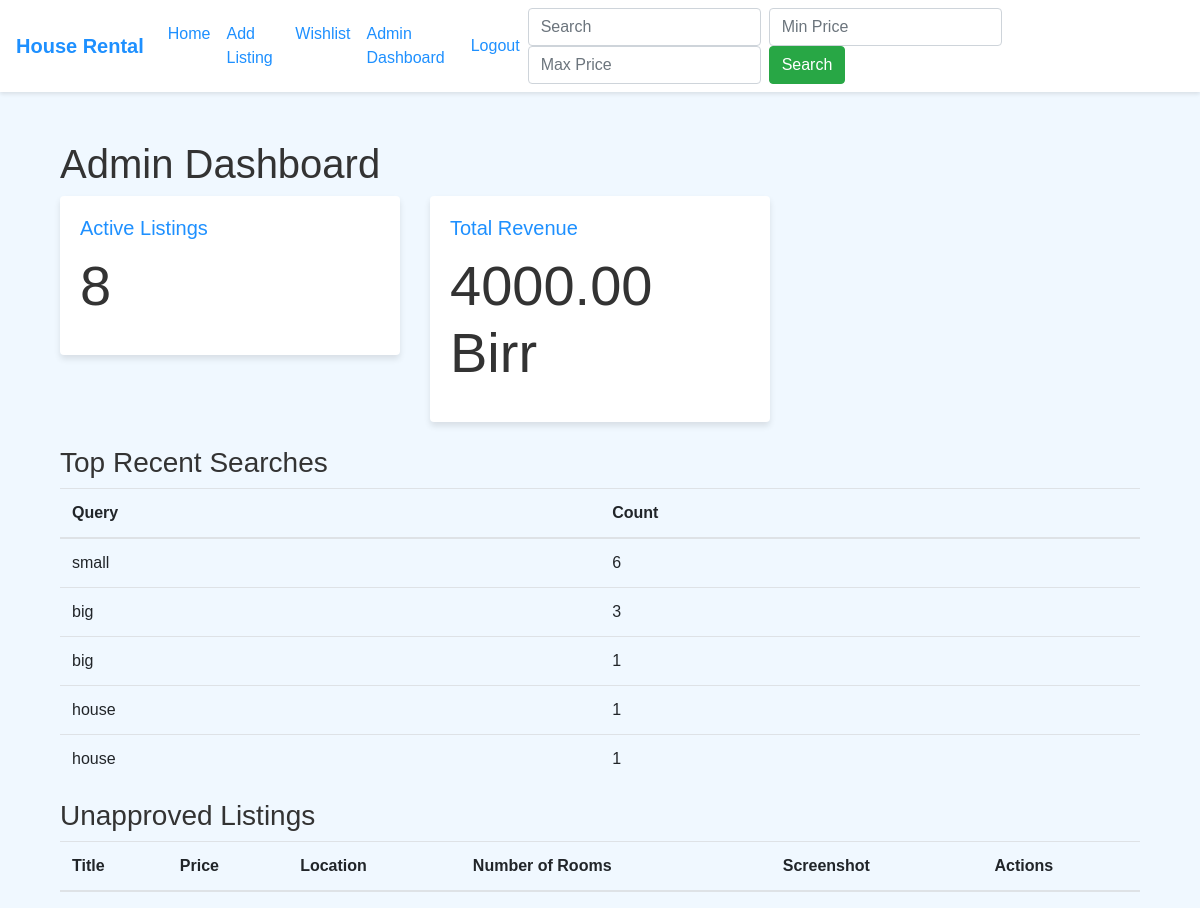
The page /admin_dashboard (signed in) on the database as committed earlier.
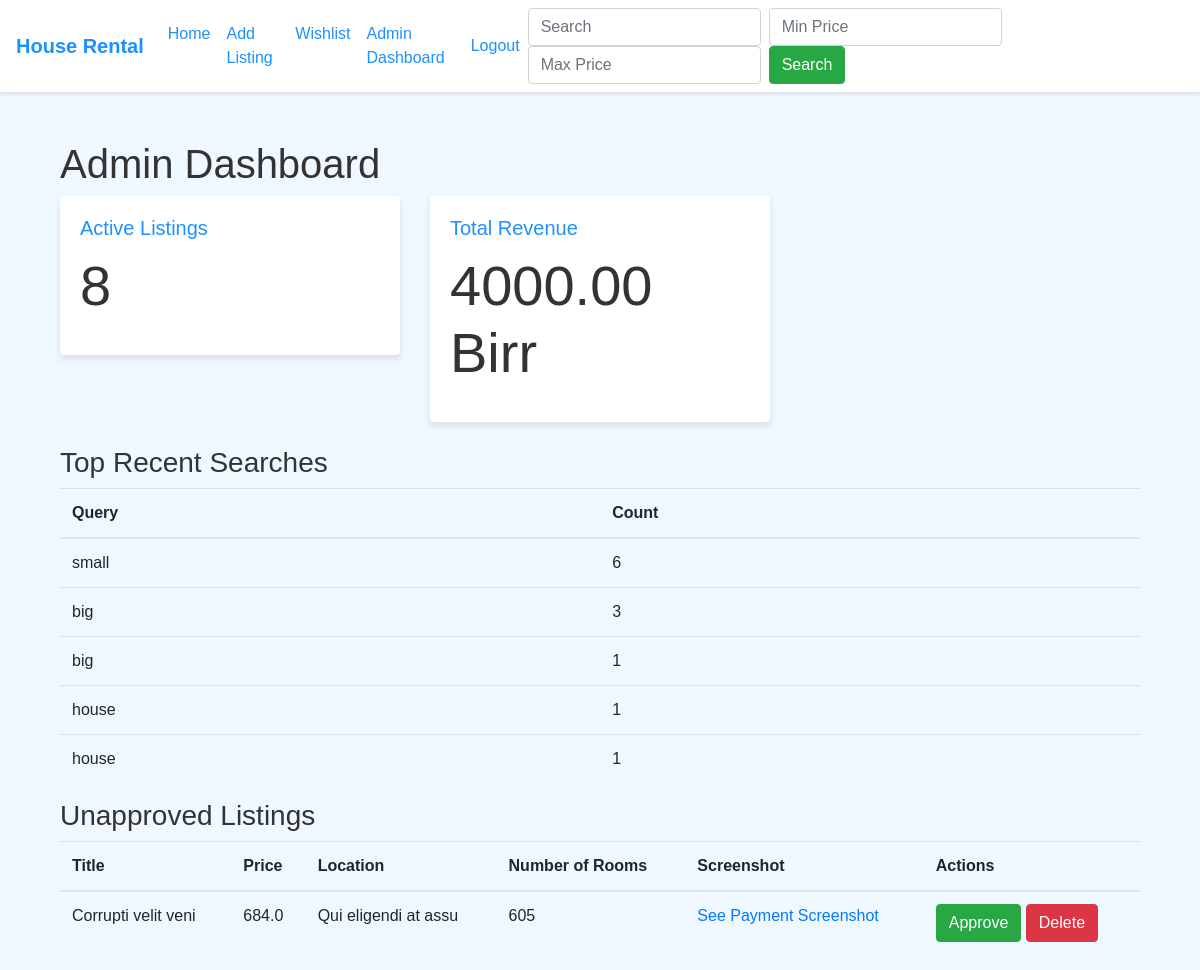
The same page on the database as committed later.
### app.py (models this page shows)
class SearchTrend(db.Model):
    id = db.Column(db.Integer, primary_key=True)
    query = db.Column(db.String(100), nullable=False)
    count = db.Column(db.Integer, nullable=False)

class HouseListing(db.Model):
    id = db.Column(db.Integer, primary_key=True)
    title = db.Column(db.String(100), nullable=False)
    price = db.Column(db.Float, nullable=False)
    location = db.Column(db.String(100), nullable=False)
    number_of_rooms = db.Column(db.Integer, nullable=False)
    amenities = db.Column(db.String(200))
    user_id = db.Column(db.Integer, db.ForeignKey('user.id'), nullable=False)
    contact = db.Column(db.String(100))
    images = db.relationship('Image', backref='house_listing', lazy=True)
    screenshot = db.relationship('Screenshot', backref='house_listing', lazy=True)
    payDate = db.Column(db.String, nullable=True)

### app.py (the view)
@app.route("/admin_dashboard", methods=['GET'])
@login_required
def admin_dashboard():
    if not current_user.is_authenticated:
        flash('Please log in to access the admin dashboard.', 'error')
        return redirect(url_for('login'))
    if current_user.role != 'admin':
        flash('You are not authorized to access the admin dashboard.', 'error')
        return redirect(url_for('home'))
    active_listings = HouseListing.query.filter(HouseListing.payDate != None).count()
    revenue = active_listings * 500  # Assuming each listing costs 500 birr
    unapproved_listings = HouseListing.query.filter(HouseListing.payDate.is_(None)).all()
    search_trends =  db.session.query(SearchTrend).order_by(SearchTrend.count.desc()).limit(5).all()
    return render_template('admin_dashboard.html',
                           active_listings=active_listings,
                           revenue=revenue,
                           search_trends=search_trends,
                           unapproved_listings=unapproved_listings
                           )

### app.py (called while the page is built)
@login_manager.user_loader
def load_user(user_id):
    return User.query.get(int(user_id))

### templates/admin_dashboard.html (shortened to what this page needs)
{% extends "base.html" %}
{% block content %}
<!DOCTYPE html>
<html lang="en">
<head>
</head>
<body>
    <div class="container mt-4">
        <h1>Admin Dashboard</h1>
        <div class="row mb-4">
            <div class="col-md-4">
                <div class="card">
                    <div class="card-body">
                        <h5 class="card-title">Active Listings</h5>
                        <p class="display-4">{{ active_listings }}</p>
                    </div>
                </div>
            </div>
            <div class="col-md-4">
                <div class="card">
                    <div class="card-body">
                        <h5 class="card-title">Total Revenue</h5>
                        <p class="display-4">{{ "%.2f"|format(revenue) }} Birr</p>
                    </div>
                </div>
            </div>
        </div>
        <h3>Top Recent Searches</h3>
        <table class="table">
            <thead>
                <tr>
                    <th>Query</th>
                    <th>Count</th>
                </tr>
            </thead>
            <tbody>
                {% for search in search_trends %}
                <tr>
                    <td>{{ search.query }}</td>
                    <td>{{ search.count }}</td>
                </tr>
                {% endfor %}
            </tbody>
        </table>
        <h3>Unapproved Listings</h3>
        <table class="table">
            <thead>
                <tr>
                    <th>Title</th>
                    <th>Price</th>
                    <th>Location</th>
                    <th>Number of Rooms</th>
                    <th>Screenshot</th>
                    <th>Actions</th>
                </tr>
            </thead>
            <tbody>
                {% for listing in unapproved_listings %}
                <tr>
                    <td>{{ listing.title }}</td>
                    <td>{{ listing.price }}</td>
                    <td>{{ listing.location }}</td>
                    <td>{{ listing.number_of_rooms }}</td>
                    <td>
                        <a href="/{{ listing.screenshot.0.filename }}" target="_blank">See Payment Screenshot</a>
                    </td>
                    <td>
                        <a href="{{ url_for('approve_listing', listing_id=listing.id) }}" class="btn btn-success">Approve</a>
                        <a href="{{ url_for('delete_listing', listing_id=listing.id) }}" class="btn btn-danger" onclick="return confirm('Are you sure you want to delete this listing?')">Delete</a>
                    </td>
                </tr>
                {% endfor %}
            </tbody>
        </table>
    </div>
</body>
</html>
{% endblock %}

### templates/base.html (shortened to what this page needs)
<!DOCTYPE html>
<html lang="en">
<head>
    <link rel="stylesheet" href="https://stackpath.bootstrapcdn.com/bootstrap/4.5.2/css/bootstrap.min.css">
    <link rel="stylesheet" href="{{ url_for('static', filename='style.css') }}">
    <link rel="stylesheet" href="https://cdnjs.cloudflare.com/ajax/libs/font-awesome/6.0.0/css/all.min.css" />
</head>
<body>
    <nav class="navbar navbar-expand-lg navbar-dark bg-primary">
        <a class="navbar-brand" href="{{ url_for('home') }}">House Rental</a>
        <div class="collapse navbar-collapse" id="navbarNav">
            <ul class="navbar-nav mr-auto">
                <li class="nav-item">
                    <a class="nav-link" href="{{ url_for('home') }}">Home</a>
                </li>
                {% if current_user.is_authenticated %}
                <li class="nav-item">
                    <a class="nav-link" href="{{ url_for('add_listing') }}">Add Listing</a>
                </li>
                <li class="nav-item">
                    <a class="nav-link" href="{{ url_for('wishlist') }}">Wishlist</a>
                </li>
                {% if current_user.is_authenticated and current_user.role == 'admin' %}
                  <li class="nav-item">
                    <a class="nav-link" href="{{ url_for('admin_dashboard') }}">Admin Dashboard</a>
                  </li>
                {% endif %}
                {% endif %}
            </ul>
            <ul class="navbar-nav">
              {% if current_user.is_authenticated %}
                <li class="nav-item">
                    <a class="nav-link" href="{{ url_for('logout') }}" onclick="return confirmLogout()">Logout</a>
                </li>
              {% endif %}
            </ul>
            <form class="form-inline my-2 my-lg-0" action="{{ url_for('search') }}" method="get">
                <input class="form-control mr-sm-2" type="search" placeholder="Search" aria-label="Search" name="query">
                <input class="form-control mr-sm-2" type="number" placeholder="Min Price" name="min_price">
                <input class="form-control mr-sm-2" type="number" placeholder="Max Price" name="max_price">
                <button class="btn btn-success my-2 my-sm-0" type="submit">Search</button>
            </form>
        </div>
    </nav>
    <div class="container mt-4">
        <div class="row">
            <div class="col-md-12">
                {% block content %}{% endblock %}
            </div>
        </div>
    </div>
</body>
</html>

### static/style.css (style rules this page uses)
body { font-family: Arial, sans-serif; background-color: #f0f8ff; color: #333; }
.navbar { margin-bottom: 20px; background-color: #ffffff !important; box-shadow: 0 2px 4px rgba(0, 0, 0, 0.1); }
.navbar-brand { color: #1e90ff !important; font-weight: bold; }
.nav-link { color: #1e90ff !important; }
.card { border: none; box-shadow: 0 4px 6px rgba(0, 0, 0, 0.1); transition: transform 0.2s; }
.card-title { color: #1e90ff; }

Rows that differ between the two databases and show on the page:
added HouseListing: title "Corrupti velit veni", price "684.0", location "Qui eligendi at assu", number_of_rooms "605"
